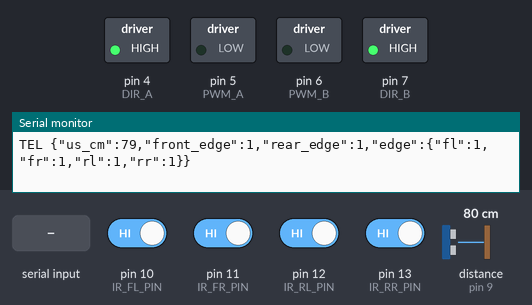
Simulated run of this sketch. Board: Arduino Uno, built with avr-gcc and run on an emulated ATmega328P. Shown: switched loads named in the sketch (green lamp = pin HIGH), the last lines printed to the serial monitor. Wiring (inferred from the names in the program): ultrasonic range finder: trigger pin 8; echo pin 9. The inputs (shaded band) are chosen by the test bench; at power-on: pin 10 (IR_FL_PIN), pin 11 (IR_FR_PIN), pin 12 (IR_RL_PIN), pin 13 (IR_RR_PIN) HIGH, distance to the obstacle (sensor on pin 9) 80 cm. The echo pulse lasts 58.3 µs per cm; pins used as bus, display or sensor lines are not drawn.

Above: at 1.2 s.
1.3 s: "VEL 90 45\n" received over Serial
At 1.45 s:
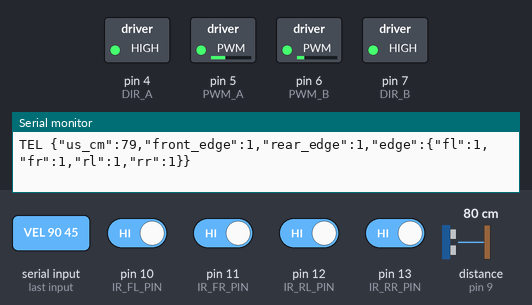
3.1 s: distance to the obstacle (sensor on pin 9) set to 35 cm
6.1 s: "STOP\n" received over Serial
7.6 s: "RESET\n" received over Serial
Timing chart, 0 to 10.1 s (numbered marks = the images above; inputs shaded):
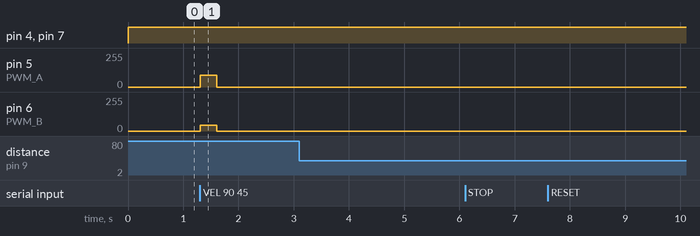

Measured:
- after the input at 1.3 s, pin 5 (PWM_A): 0/255 → 90/255 at once, → 0/255 0.30 s later; pin 6 (PWM_B): 0/255 → 45/255 at once, → 0/255 0.30 s later

The sketch:

motor_controller_with_ir_ultrasonic.ino
```cpp
// Hotel Robot - Motor controller + ultrasonic + IR edge telemetry
// Final Day 9 version
//
// Commands from Raspberry Pi:
//   VEL <left> <right>
//   STOP
//   RESET
//
// Telemetry output:
//   TEL {"us_cm":12,"front_edge":0,"rear_edge":1,"edge":{"fl":0,"fr":0,"rl":1,"rr":1}}

#include <string.h>
#include <stdio.h>

// ------------------------------
// Motor pins
// ------------------------------
const int PWM_A = 5;
const int DIR_A = 4;
const int PWM_B = 6;
const int DIR_B = 7;

// Adjust if your motor direction is reversed
bool FORWARD_DIR_A = true;
bool FORWARD_DIR_B = true;

// ------------------------------
// Safety / command timing
// ------------------------------
const unsigned long CMD_TIMEOUT_MS = 300;

// ------------------------------
// Day 9 sensor pins
// ------------------------------
const int US_TRIG_PIN = 8;
const int US_ECHO_PIN = 9;

const int IR_FL_PIN = 10;
const int IR_FR_PIN = 11;
const int IR_RL_PIN = 12;
const int IR_RR_PIN = 13;

// Proven from your real test:
// 0 = floor
// 1 = edge
const int EDGE_ACTIVE_STATE = HIGH;

const unsigned long TELEMETRY_MS = 100;
const unsigned long ULTRASONIC_TIMEOUT_US = 30000UL;

// ------------------------------
// Runtime state
// ------------------------------
int currentLeft = 0;
int currentRight = 0;
unsigned long lastCmdMs = 0;
unsigned long lastTelemetryMs = 0;

char lineBuf[64];
size_t lineLen = 0;

// ------------------------------
// Sensor structs
// ------------------------------
struct EdgeState {
  bool fl;
  bool fr;
  bool rl;
  bool rr;
};

struct RawIrState {
  int fl;
  int fr;
  int rl;
  int rr;
};

// ------------------------------
// Motor helpers
// ------------------------------
void stopMotors() {
  analogWrite(PWM_A, 0);
  analogWrite(PWM_B, 0);
}

void applyMotorSingle(int pwmPin, int dirPin, bool forwardDirHigh, int value) {
  int speed = constrain(abs(value), 0, 255);
  bool forward = (value >= 0);
  bool dirLevel = forward ? forwardDirHigh : !forwardDirHigh;
  digitalWrite(dirPin, dirLevel ? HIGH : LOW);
  analogWrite(pwmPin, speed);
}

void applyDrive(int left, int right) {
  applyMotorSingle(PWM_A, DIR_A, FORWARD_DIR_A, left);
  applyMotorSingle(PWM_B, DIR_B, FORWARD_DIR_B, right);
}

void armCommandWatchdog() {
  lastCmdMs = millis();
}

// ------------------------------
// Serial command handling
// ------------------------------
void handleStopCommand() {
  currentLeft = 0;
  currentRight = 0;
  stopMotors();
  armCommandWatchdog();
  Serial.println("ACK STOP");
}

void handleResetCommand() {
  currentLeft = 0;
  currentRight = 0;
  stopMotors();
  armCommandWatchdog();
  Serial.println("ACK RESET");
}

void handleVelCommand(int left, int right) {
  currentLeft = constrain(left, -255, 255);
  currentRight = constrain(right, -255, 255);
  armCommandWatchdog();

  Serial.print("ACK VEL ");
  Serial.print(currentLeft);
  Serial.print(" ");
  Serial.println(currentRight);
}

void processLine(char* line) {
  while (*line == ' ' || *line == '\t') line++;
  if (*line == '\0') return;

  int left = 0;
  int right = 0;

  if (strncmp(line, "STOP", 4) == 0) {
    handleStopCommand();
    return;
  }

  if (strncmp(line, "RESET", 5) == 0) {
    handleResetCommand();
    return;
  }

  if (sscanf(line, "VEL %d %d", &left, &right) == 2) {
    handleVelCommand(left, right);
    return;
  }

  Serial.print("ERR UNKNOWN CMD: ");
  Serial.println(line);
}

void readSerialLines() {
  while (Serial.available() > 0) {
    char c = (char)Serial.read();

    if (c == '\r') continue;

    if (c == '\n') {
      lineBuf[lineLen] = '\0';
      processLine(lineBuf);
      lineLen = 0;
      continue;
    }

    if (lineLen < sizeof(lineBuf) - 1) {
      lineBuf[lineLen++] = c;
    } else {
      lineLen = 0;
      Serial.println("ERR LINE TOO LONG");
    }
  }
}

// ------------------------------
// Sensor helpers
// ------------------------------
void setupSensors() {
  pinMode(US_TRIG_PIN, OUTPUT);
  pinMode(US_ECHO_PIN, INPUT);

  pinMode(IR_FL_PIN, INPUT);
  pinMode(IR_FR_PIN, INPUT);
  pinMode(IR_RL_PIN, INPUT);
  pinMode(IR_RR_PIN, INPUT);

  digitalWrite(US_TRIG_PIN, LOW);
}

RawIrState readRawIrSensors() {
  RawIrState raw;
  raw.fl = digitalRead(IR_FL_PIN);
  raw.fr = digitalRead(IR_FR_PIN);
  raw.rl = digitalRead(IR_RL_PIN);
  raw.rr = digitalRead(IR_RR_PIN);
  return raw;
}

EdgeState interpretEdgeSensors(const RawIrState& raw) {
  EdgeState e;
  e.fl = (raw.fl == EDGE_ACTIVE_STATE);
  e.fr = (raw.fr == EDGE_ACTIVE_STATE);
  e.rl = (raw.rl == EDGE_ACTIVE_STATE);
  e.rr = (raw.rr == EDGE_ACTIVE_STATE);
  return e;
}

int readUltrasonicCm() {
  digitalWrite(US_TRIG_PIN, LOW);
  delayMicroseconds(2);

  digitalWrite(US_TRIG_PIN, HIGH);
  delayMicroseconds(10);
  digitalWrite(US_TRIG_PIN, LOW);

  unsigned long duration = pulseIn(US_ECHO_PIN, HIGH, ULTRASONIC_TIMEOUT_US);

  if (duration == 0) {
    return -1; // no echo
  }

  return (int)(duration * 0.0343 / 2.0);
}

void sendTelemetry() {
  int us_cm = readUltrasonicCm();
  RawIrState raw = readRawIrSensors();
  EdgeState e = interpretEdgeSensors(raw);

  bool front_edge = e.fl || e.fr;
  bool rear_edge  = e.rl || e.rr;

  Serial.print("TEL {\"us_cm\":");
  Serial.print(us_cm);

  Serial.print(",\"front_edge\":");
  Serial.print(front_edge ? 1 : 0);

  Serial.print(",\"rear_edge\":");
  Serial.print(rear_edge ? 1 : 0);

  Serial.print(",\"edge\":{\"fl\":");
  Serial.print(e.fl ? 1 : 0);
  Serial.print(",\"fr\":");
  Serial.print(e.fr ? 1 : 0);
  Serial.print(",\"rl\":");
  Serial.print(e.rl ? 1 : 0);
  Serial.print(",\"rr\":");
  Serial.print(e.rr ? 1 : 0);
  Serial.println("}}");
}

// ------------------------------
// Arduino setup / loop
// ------------------------------
void setup() {
  Serial.begin(115200);

  pinMode(PWM_A, OUTPUT);
  pinMode(DIR_A, OUTPUT);
  pinMode(PWM_B, OUTPUT);
  pinMode(DIR_B, OUTPUT);

  stopMotors();
  setupSensors();
  armCommandWatchdog();

  Serial.println("Hotel Robot Motor Controller Ready");
  Serial.println("Commands: VEL <L> <R> | STOP | RESET");
}

void loop() {
  readSerialLines();

  if ((millis() - lastCmdMs) > CMD_TIMEOUT_MS) {
    if (currentLeft != 0 || currentRight != 0) {
      currentLeft = 0;
      currentRight = 0;
      stopMotors();
      Serial.println("TIMEOUT STOP");
    } else {
      stopMotors();
    }
  } else {
    applyDrive(currentLeft, currentRight);
  }

  if ((millis() - lastTelemetryMs) >= TELEMETRY_MS) {
    lastTelemetryMs = millis();
    sendTelemetry();
  }

  delay(5);
}
```
